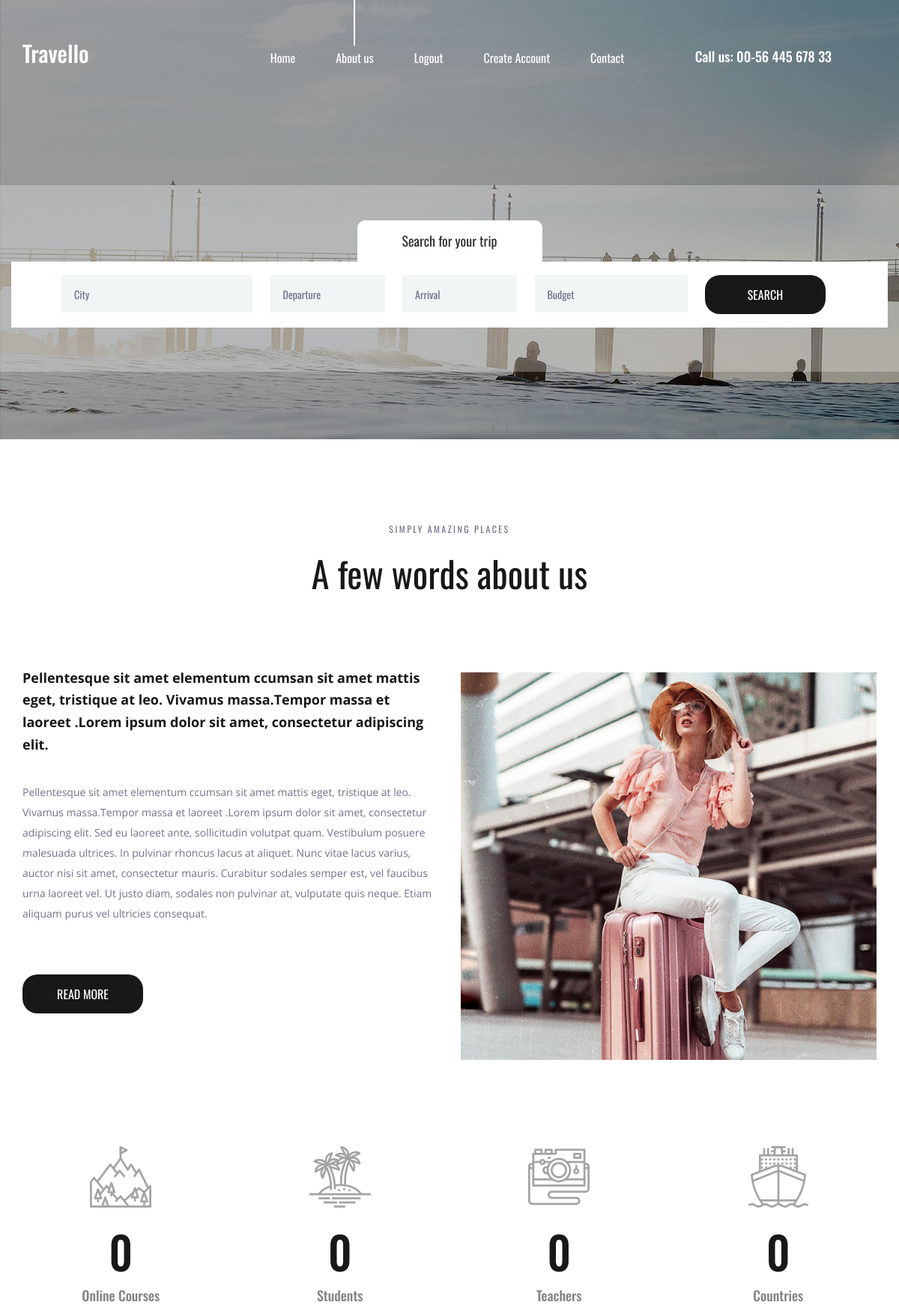
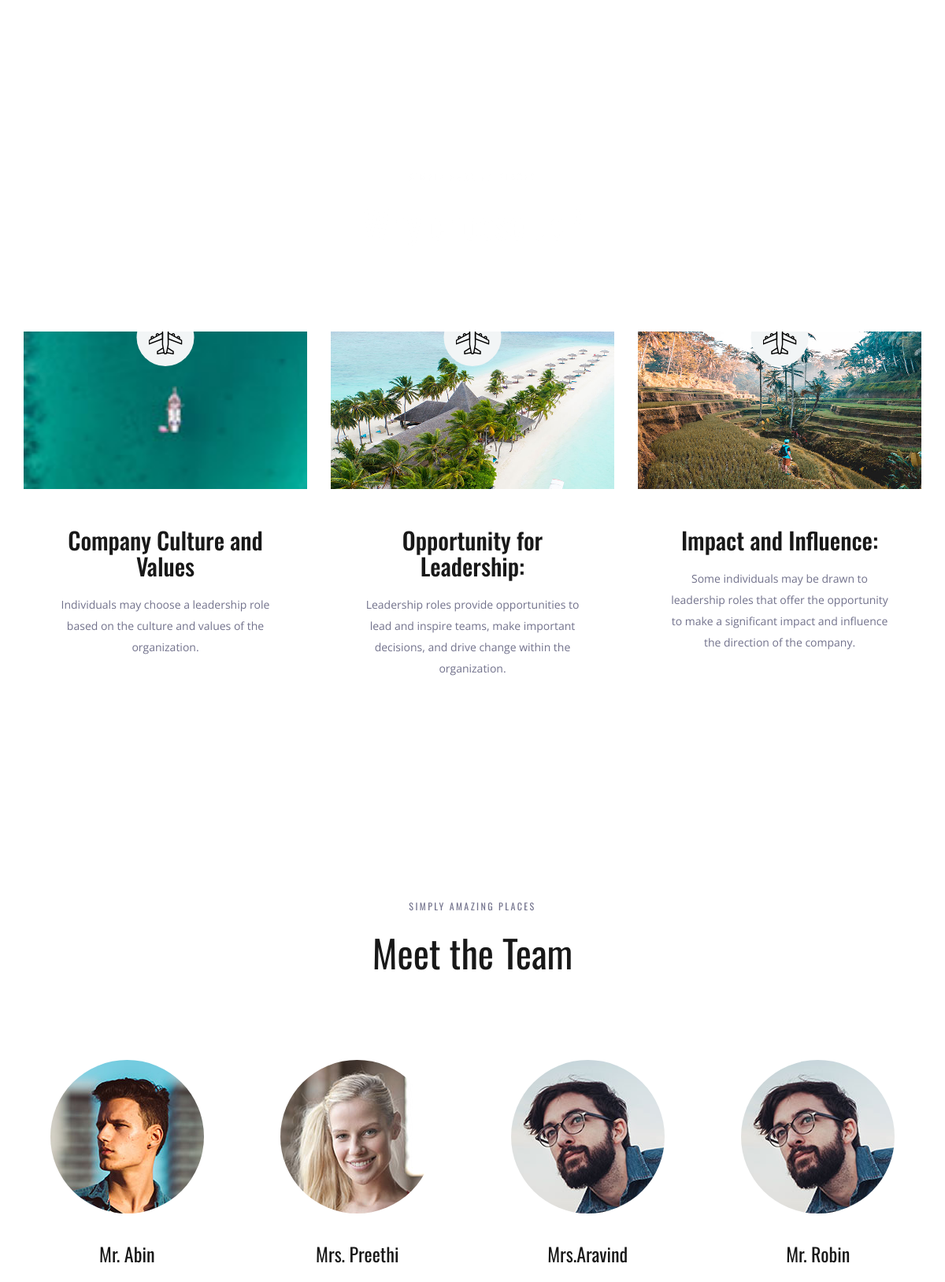
The page / (upper part) on the database its author committed (2 pictures, top to bottom).
### projectapp/models.py (models this page shows, shortened)
class Place(models.Model):  # Use 'Model' instead of 'model'
    objects = None
    name = models.CharField(max_length=250)
    img = models.ImageField(upload_to='pics')
    desc = models.TextField()

class my_team(models.Model):  # Use 'Model' instead of 'model'
    objects = None
    name = models.CharField(max_length=250)
    img = models.ImageField(upload_to='pics')
    desc = models.TextField()

### projectapp/views.py (the view)
# urls.py: path('',views.demo,name='demo'),
def demo(request):
    obj = Place.objects.all()
    obj_my_team = my_team.objects.all()
    return render(request, "index.html", {'results': obj, 'my_team_result': obj_my_team})

### projectapp/templates/index.html (shortened to what this page needs)
{% load static %}
<!DOCTYPE html>
<html lang="en">
<head>
<link rel="stylesheet" type="text/css" href="{% static 'styles/bootstrap4/bootstrap.min.css' %}">
<link href="{% static 'plugins/font-awesome-4.7.0/css/font-awesome.min.css' %}" rel="stylesheet" type="text/css">
<link rel="stylesheet" type="text/css" href="{% static 'plugins/OwlCarousel2-2.2.1/owl.carousel.css' %}">
<link rel="stylesheet" type="text/css" href="{% static 'plugins/OwlCarousel2-2.2.1/owl.theme.default.css' %}">
<link rel="stylesheet" type="text/css" href="{% static 'plugins/OwlCarousel2-2.2.1/animate.css' %}">
<link rel="stylesheet" type="text/css" href="{% static 'styles/about.css' %}">
<link rel="stylesheet" type="text/css" href="{% static 'styles/about_responsive.css' %}">
</head>
<body>
<div class="super_container">
	<header class="header">
		<div class="container">
			<div class="row">
				<div class="col">
					<div class="header_content d-flex flex-row align-items-center justify-content-start">
						<div class="header_content_inner d-flex flex-row align-items-end justify-content-start">
							<div class="logo"><a href="index.html">Travello</a></div>
							<nav class="main_nav">
								<ul class="d-flex flex-row align-items-start justify-content-start">
									<li><a href="/">Home</a></li>
									<li class="active"><a href="#">About us</a></li>
									<li><a href="credential/logout">Logout</a></li>
									<li><a href="credential/register">Create Account</a></li>
									<li><a href="#">Contact</a></li>
								</ul>
							</nav>
							<div class="header_phone ml-auto">Call us: 00-56 445 678 33</div>
						</div>
					</div>
				</div>
			</div>
		</div>
	</header>
	<div class="home">
		<div class="background_image" ><img src="{% static 'images/about.jpg' %}"></div>
	</div>
	<div class="home_search">
		<div class="container">
			<div class="row">
				<div class="col">
					<div class="home_search_container">
						<div class="home_search_title">Search for your trip</div>
						<div class="home_search_content">
							<form action="#" class="home_search_form" id="home_search_form">
								<div class="d-flex flex-lg-row flex-column align-items-start justify-content-lg-between justify-content-start">
									<input type="text" class="search_input search_input_1" placeholder="City" required="required">
									<input type="text" class="search_input search_input_2" placeholder="Departure" required="required">
									<input type="text" class="search_input search_input_3" placeholder="Arrival" required="required">
									<input type="text" class="search_input search_input_4" placeholder="Budget" required="required">
									<button class="home_search_button">search</button>
								</div>
							</form>
						</div>
					</div>
				</div>
			</div>
		</div>
	</div>
	<div class="about">
		<div class="container">
			<div class="row">
				<div class="col text-center">
					<div class="section_subtitle">simply amazing places</div>
					<div class="section_title"><h2>A few words about us</h2></div>
				</div>
			</div>
			<div class="row about_row">
				<div class="col-lg-6">
					<div class="about_content">
						<div class="text_highlight">Pellentesque sit amet elementum ccumsan sit amet mattis eget, tristique at leo. Vivamus massa.Tempor massa et laoreet .Lorem ipsum dolor sit amet, consectetur adipiscing elit.</div>
						<div class="about_text">
							<p>Pellentesque sit amet elementum ccumsan sit amet mattis eget, tristique at leo. Vivamus massa.Tempor massa et laoreet .Lorem ipsum dolor sit amet, consectetur adipiscing elit. Sed eu laoreet ante, sollicitudin volutpat quam. Vestibulum posuere malesuada ultrices. In pulvinar rhoncus lacus at aliquet. Nunc vitae lacus varius, auctor nisi sit amet, consectetur mauris. Curabitur sodales semper est, vel faucibus urna laoreet vel. Ut justo diam, sodales non pulvinar at, vulputate quis neque. Etiam aliquam purus vel ultricies consequat.</p>
						</div>
						<div class="button about_button"><a href="#">read more</a></div>
					</div>
				</div>
				<div class="col-lg-6">
					<div class="about_image"><img src="{% static 'images/about_1.jpg' %}" alt=""></div>
				</div>
			</div>
		</div>
	</div>
	<div class="milestones">
		<div class="container">
			<div class="row">
				<div class="col-lg-3 milestone_col">
					<div class="milestone text-center">
						<div class="milestone_icon"><img src="{% static 'images/mountain.svg' %}" alt=""></div>
						<div class="milestone_counter" data-end-value="17">0</div>
						<div class="milestone_text">Online Courses</div>
					</div>
				</div>
				<div class="col-lg-3 milestone_col">
					<div class="milestone text-center">
						<div class="milestone_icon"><img src="{% static 'images/island.svg' %}" alt=""></div>
						<div class="milestone_counter" data-end-value="213">0</div>
						<div class="milestone_text">Students</div>
					</div>
				</div>
				<div class="col-lg-3 milestone_col">
					<div class="milestone text-center">
						<div class="milestone_icon"><img src="{% static 'images/camera.svg' %}" alt=""></div>
						<div class="milestone_counter" data-end-value="11923">0</div>
						<div class="milestone_text">Teachers</div>
					</div>
				</div>
				<div class="col-lg-3 milestone_col">
					<div class="milestone text-center">
						<div class="milestone_icon"><img src="{% static 'images/boat.svg' %}" alt=""></div>
						<div class="milestone_counter" data-end-value="15">0</div>
						<div class="milestone_text">Countries</div>
					</div>
				</div>
			</div>
		</div>
	</div>
	<div class="why">
		<div class="parallax_background parallax-window" data-parallax="scroll" data-image-src="{% static 'images/why.jpg' %}" data-speed="0.8"></div>
		<div class="container">
			<div class="row">
				<div class="col text-center">
					<div class="section_subtitle">simply amazing places</div>
					<div class="section_title"><h2>Why choose us?</h2></div>
				</div>
			</div>
			<div class="row why_row">
				{% for i in results %}
				<div class="col-lg-4 why_col">
					<div class="why_item">
						<div class="why_image" style="height: 200px; overflow: hidden;">
							<img src="{{i.img.url}}" alt="" style="height: 100%; width: 100%;">
							<div class="why_icon d-flex flex-column align-items-center justify-content-center">
								<img src="{% static 'images/why_1.svg' %}" alt="">
							</div>
						</div>
						<div class="why_content text-center">
							<div class="why_title">{{i.name}}</div>
							<div class="why_text">
								<p>{{i.desc}}</p>
							</div>
						</div>
					</div>
				</div>
				{% endfor %}
			</div>
		</div>
	</div>
	<div class="team">
		<div class="container">
			<div class="row">
				<div class="col text-center">
					<div class="section_subtitle">simply amazing places</div>
					<div class="section_title"><h2>Meet the Team</h2></div>
				</div>
			</div>
			<div class="row team_row">
				{% for i in my_team_result %}
				<div class="col-xl-3 col-md-6 team_col">
					<div class="team_item d-flex flex-column align-items-center justify-content-start text-center">
						<div class="team_image"><img src="{{i.img.url}}" alt=""></div>
						<div class="team_content">
							<div class="team_title"><a href="#">{{i.name}}</a></div>
						</div>
					</div>
				</div>
				{% endfor %}
			</div>
		</div>
	</div>
</div>
</body>
</html>

### rows shown on the page
Place: img (picture), name "Company Culture and Values", desc "Individuals may choose a leadership role based on the culture and values of the organization."
Place: img (picture), name "Opportunity for Leadership:", desc "Leadership roles provide opportunities to lead and inspire teams, make important decisions, and drive change within the organization."
Place: img (picture), name "Impact and Influence:", desc "Some individuals may be drawn to leadership roles that offer the opportunity to make a significant impact and influence the direction of the company."
my_team: img (picture), name "Mr. Abin"
my_team: img (picture), name "Mrs. Preethi"
my_team: img (picture), name "Mrs.Aravind"
my_team: img (picture), name "Mr. Robin"
